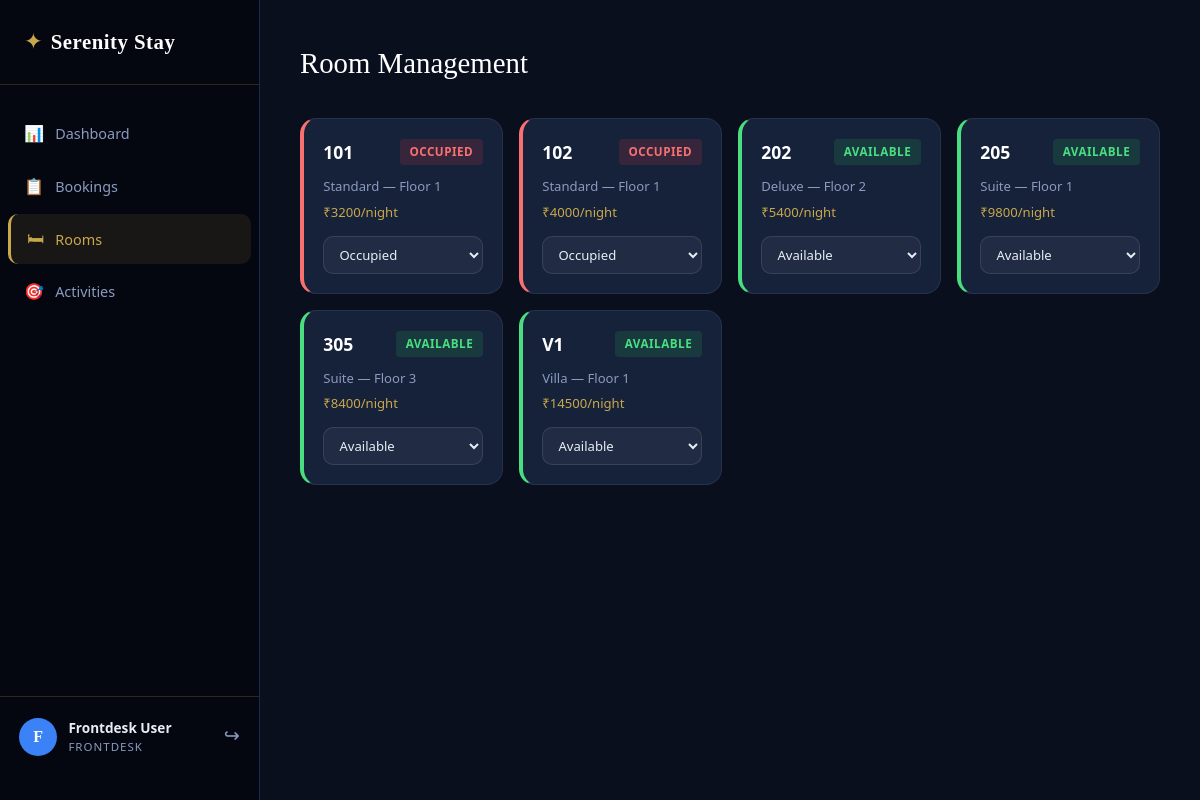
The page /staff/rooms (signed in) on the database its author committed.
### models.py (models this page shows, shortened)
class User(UserMixin, db.Model):
    __tablename__ = "users"
    id = db.Column(db.Integer, primary_key=True)
    name = db.Column(db.String(120), nullable=False)
    email = db.Column(db.String(120), unique=True, nullable=False)
    phone = db.Column(db.String(20))
    password_hash = db.Column(db.String(256), nullable=False)
    created_at = db.Column(db.DateTime, default=datetime.utcnow)
    role = db.Column(db.String(20), default="guest")
    bookings = db.relationship("Booking", backref="guest", lazy=True)
    food_orders = db.relationship("FoodOrder", backref="guest", lazy=True)
    service_requests = db.relationship(
        "ServiceRequest",
        foreign_keys="ServiceRequest.user_id",
        backref="guest",
        lazy=True,
    )
    assigned_requests = db.relationship(
        "ServiceRequest",
        foreign_keys="ServiceRequest.assigned_to",
        backref="assigned_staff",
        lazy=True,
    )
    activity_bookings = db.relationship(
        "ActivityBooking",
        foreign_keys="ActivityBooking.user_id",
        backref="guest",
        lazy=True,
    )
    assigned_activities = db.relationship(
        "ActivityBooking",
        foreign_keys="ActivityBooking.assigned_to",
        backref="assigned_staff",
        lazy=True,
    )

class Room(db.Model):
    __tablename__ = "rooms"
    id = db.Column(db.Integer, primary_key=True)
    room_number = db.Column(db.String(10), unique=True, nullable=False)
    room_type = db.Column(db.String(50), nullable=False)
    floor = db.Column(db.Integer, default=1)
    capacity = db.Column(db.Integer, default=2)
    price_per_night = db.Column(db.Float, nullable=False)
    status = db.Column(db.String(20), default="available")
    image_path = db.Column(db.String(255), default="images/room1.jpg")
    description = db.Column(db.Text)
    amenities = db.Column(db.Text)
    bookings = db.relationship("Booking", backref="room", lazy=True)

### routes/staff.py (the view)
@staff_bp.route("/rooms")
@login_required
@role_required("admin", "frontdesk")
def rooms():
    rooms = Room.query.order_by(Room.room_number).all()
    return render_template("pages/staff/rooms.html", rooms=rooms, role=current_user.role)

### app.py (called while the page is built)
@login_manager.user_loader
def load_user(user_id):
    if not user_id or not str(user_id).isdigit():
        return None
    return User.query.get(int(user_id))

### routes/staff.py (called while the page is built)
def role_required(*roles):
    from functools import wraps
    def decorator(f):
        @wraps(f)
        def decorated(*args, **kwargs):
            if not current_user.is_authenticated or current_user.role not in STAFF_ROLES:
                flash("Access denied.", "error")
                return redirect(url_for("auth.login"))
            if current_user.role not in roles:
                flash("You do not have permission for this area.", "error")
                return redirect(url_for("staff.dashboard"))
            return f(*args, **kwargs)
        return decorated
    return decorator

### templates/pages/staff/rooms.html (shortened to what this page needs)
{% extends "base/layout.html" %}
{% block body %}
<div class="dash-layout">
  {% set active_page = 'rooms' %}
  {% include "components/staff_sidebar.html" %}
  <main class="dash-main">
    <div class="dash-header">
      <h1 class="dash-title">Room Management</h1>
    </div>
    <div class="rooms-status-grid">
      {% for room in rooms %}
      <div class="room-status-card rs-{{ room.status }}">
        <div class="rsc-header">
          <span class="rsc-number">{{ room.room_number }}</span>
          <span class="badge badge-{{ room.status }}">{{ room.status.title() }}</span>
        </div>
        <div class="rsc-type">{{ room.room_type.title() }} — Floor {{ room.floor }}</div>
        <div class="rsc-price">₹{{ "%.0f"|format(room.price_per_night) }}/night</div>
        <form method="POST"
              action="{{ url_for('staff.update_room', room_id=room.id) }}"
              class="rsc-form">
          <select name="status" class="form-input" onchange="this.form.submit()">
            <option value="{{ room.status }}" selected disabled>{{ room.status.title() }}</option>
          </select>
        </form>
      </div>
      {% endfor %}
    </div>
  </main>
</div>
{% endblock %}

### templates/components/staff_sidebar.html (shortened to what this page needs)
<aside class="sidebar sidebar-staff">
  <div class="sidebar-brand">
    <a href="{{ url_for('main.index') }}">
      <span class="brand-icon">✦</span>
      <span class="brand-name">Serenity Stay</span>
    </a>
  </div>
  <nav class="sidebar-nav">
    <a href="{{ url_for('staff.dashboard') }}"
       class="snav-item {% if active_page == 'dashboard' %}active{% endif %}">
      <span class="sn-icon">📊</span> Dashboard
    </a>
    {% if current_user.role in ('admin', 'frontdesk') %}
    <a href="{{ url_for('staff.bookings') }}"
       class="snav-item {% if active_page == 'bookings' %}active{% endif %}">
      <span class="sn-icon">📋</span> Bookings
    </a>
    <a href="{{ url_for('staff.rooms') }}"
       class="snav-item {% if active_page == 'rooms' %}active{% endif %}">
      <span class="sn-icon">🛏</span> Rooms
    </a>
    <a href="{{ url_for('staff.activities') }}"
       class="snav-item {% if active_page == 'activities' %}active{% endif %}">
      <span class="sn-icon">🎯</span> Activities
    </a>
    {% endif %}
  </nav>
  <div class="sidebar-user">
    <div class="user-avatar staff-avatar">{{ current_user.name[0].upper() }}</div>
    <div class="user-info">
      <span class="user-name">{{ current_user.name }}</span>
      <span class="user-role">{{ current_user.role.replace('_', ' ').title() }}</span>
    </div>
    <a href="{{ url_for('auth.logout') }}" class="logout-btn" title="Logout">↪</a>
  </div>
</aside>

### rows shown on the page
User: name "F", name "Frontdesk User", role.replace "FRONTDESK"
Room: room_number "101", status "OCCUPIED", room_type "Standard", floor "1", price_per_night "3200", status "Occupied"
Room: room_number "102", status "OCCUPIED", room_type "Standard", floor "1", price_per_night "4000", status "Occupied"
Room: room_number "202", status "AVAILABLE", room_type "Deluxe", floor "2", price_per_night "5400", status "Available"
Room: room_number "205", status "AVAILABLE", room_type "Suite", floor "1", price_per_night "9800", status "Available"
Room: room_number "305", status "AVAILABLE", room_type "Suite", floor "3", price_per_night "8400", status "Available"
Room: room_number "V1", status "AVAILABLE", room_type "Villa", floor "1", price_per_night "14500", status "Available"
